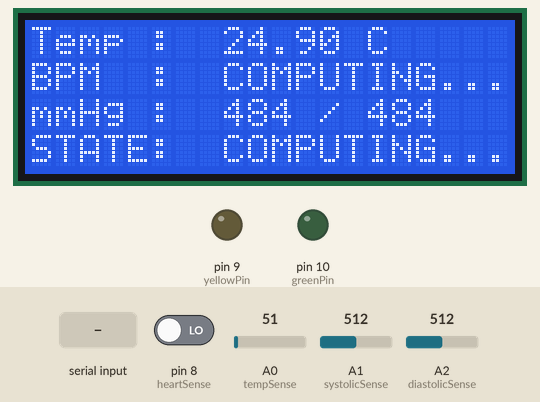
This sketch was run on a simulated Arduino Uno, built with avr-gcc and run on an emulated ATmega328P. Parts: 20×4 character LCD, output pins drawn as LEDs (lit = HIGH). The test bench sets the inputs (shaded band); at power-on: pin 8 (heartSense) LOW, A0 (tempSense) = 51, A1 (systolicSense) = 512, A2 (diastolicSense) = 512. The modem accepts every AT command (registered, SIM ready, sends succeed) and sends nothing else; what the sketch prints to the serial monitor is not drawn.

Above: at 1.2 s.
1.3 s: pin 8 (heartSense) driven HIGH
At 2.7 s:
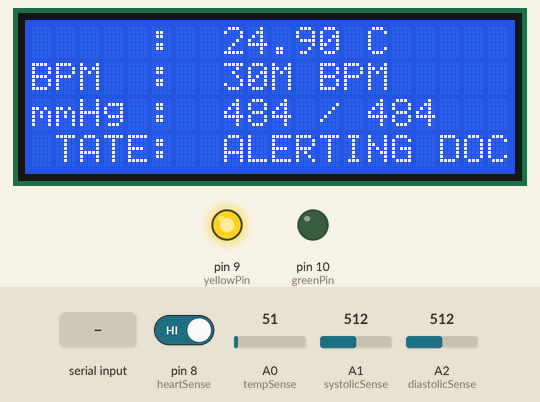
4.3 s: "1" received over Serial
At 7.1 s:
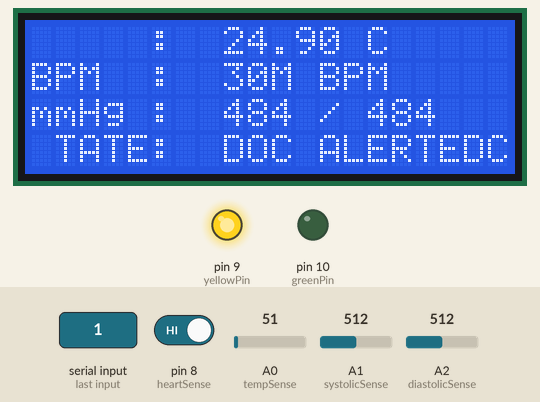
7.3 s: pin 8 (heartSense) driven LOW
At 9.9 s:
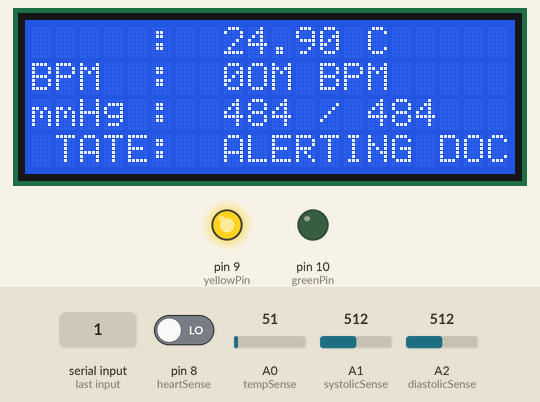
10.3 s: A0 (tempSense) set to 61
At 11.7 s:
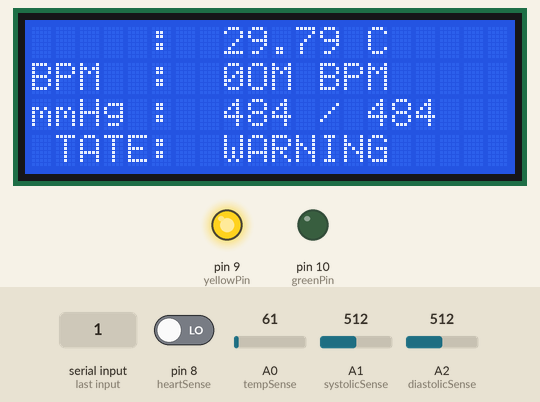
12.7 s: A1 (systolicSense) set to 716
At 13.65 s:
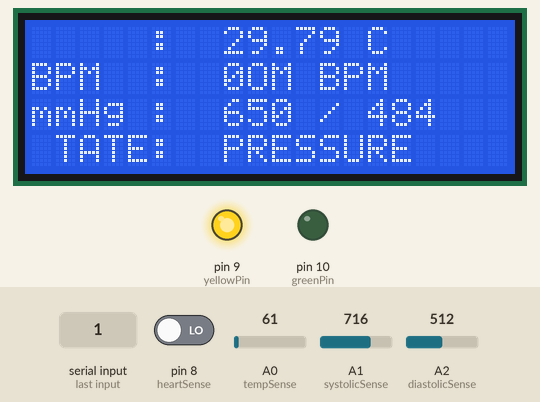
15.1 s: A2 (diastolicSense) set to 716
At 17.8 s:
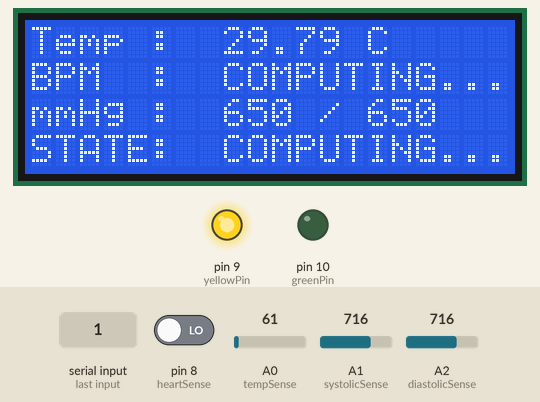
Timing chart, 0 to 18.5 s (numbered marks = the images above; inputs shaded):
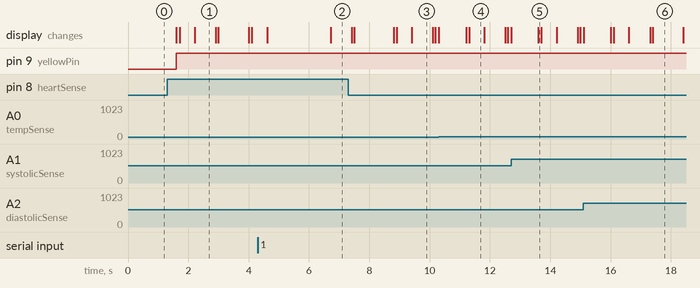

Measured:
- after the input at 1.3 s, the display: first changes after 0.31 s (image 1 shows a later state)
- after the input at 7.3 s, the display: first differs from a run without the input after 1.5 s (image 3 shows a later state)
- what the display in image 1 shows lasts 0.7 s, from 2.2 s to 2.9 s
- what the display in image 4 shows lasts 0.5 s, from 11.3 s to 11.8 s

The sketch:

Health__Arduino_file_.ino
```cpp
#include <Wire.h>
#include <LCD.h>
#include <LiquidCrystal_I2C.h>
#include <LiquidCrystal.h>
#include <TimerOne.h> //An interrupt library. Executes timerlsr() every 1sec
#include <SoftwareSerial.h>

LiquidCrystal lcd(7, 6, 2, 3, 4, 5); //RS, EN, D4, D5, D6, D7
SoftwareSerial GPRS(0,1);//TX, RX

int tempSense = A0;
int systolicSense = A1;
int diastolicSense = A2;
int heartSense = 8;
int greenPin = 10;
int yellowPin = 9;

float temp=0.00;
int mmHg = 0;
float Vo, Vs, errorP, factorT, E;

int timeInSecs = 0;
int hbCount = 0;
int hbCheck = 0;
int hbPerMin = 0;

float getTemp(int tempSensed);
int getPressure(int pressureSensed);
void getState(int systol, int diastol, int bpm, float temp);
void setLEDAndAlarm(int systol, int diastol, int bpm, float temp);

void setup() {
  // put your setup code here, to run once:
  pinMode(tempSense, INPUT);
  pinMode(systolicSense, INPUT);
  pinMode(diastolicSense, INPUT);
  pinMode(heartSense, INPUT);
  pinMode(greenPin, OUTPUT);
  pinMode(yellowPin, OUTPUT);

  Timer1.initialize(800000);
  Timer1.attachInterrupt(everySec);

  //GSM shield initialisation
   GPRS.begin(19200);//GPRS baud rate
   Serial.begin(19200);
  //===========================

   //LCD INITIALISATION
  lcd.begin(20,4);
  lcd.clear();
  lcd.setCursor(5,0);
  lcd.print("HEALTH!!!");

  lcd.clear();
  lcd.setCursor(0,0);
  lcd.print("Temp : ");
  lcd.setCursor(0,1);
  lcd.print("BPM  : ");
  lcd.setCursor(0,2);
  lcd.print("mmHg : ");
  lcd.setCursor(0,3);
  lcd.print("STATE: ");
  //----------------------------------------------------
}

void loop() {
  float tempVal, systolicVal, diastolicVal, theTemp;
  int theSystol, theDiastol;
  tempVal = analogRead(tempSense);
  theTemp = getTemp(tempVal);
  systolicVal = analogRead(systolicSense);
  theSystol = getPressure(systolicVal);
  diastolicVal = analogRead(diastolicSense);
  theDiastol = getPressure(diastolicVal);

  lcd.setCursor(8,0);
  lcd.print(theTemp);
  lcd.setCursor(14,0);
  lcd.print("C");

  lcd.setCursor(8,2);
  lcd.print(theSystol);
  lcd.setCursor(12,2);
  lcd.print("/");
  lcd.setCursor(14,2);
  lcd.print(theDiastol);

  if((digitalRead(heartSense) == HIGH) && (hbCheck == 0)){
    hbCount = hbCount+1;
    hbCheck = 1;
  }else if((digitalRead(heartSense) == LOW) && (hbCheck == 1)){
    hbCheck = 0;
  }

  if(timeInSecs == 2){ //Get for 2 seconds, times 30
    hbPerMin = hbCount * 30;
    lcd.setCursor(8,1);
    lcd.print(hbPerMin);
    lcd.setCursor(11,1);
    lcd.print(" BPM      ");
    getState(theSystol, theDiastol, hbPerMin, theTemp);
    delay(500);
    //Reset
    timeInSecs = 0;
    hbCount = 0;
    hbCheck = 0;
    hbPerMin = 0;
    lcd.clear();

     //LCD RE-INITIALISATION
  lcd.begin(20,4);
  lcd.clear();
  lcd.setCursor(5,0);
  lcd.print("HEALTH!!!");

  lcd.clear();
  lcd.setCursor(0,0);
  lcd.print("Temp : ");
  lcd.setCursor(0,1);
  lcd.print("BPM  : ");
  lcd.setCursor(0,2);
  lcd.print("mmHg : ");
  lcd.setCursor(0,3);
  lcd.print("STATE: ");
  //----------------------------------------------------
  }
  else{
    lcd.setCursor(8,1);
    lcd.print("COMPUTING...");
    lcd.setCursor(8,3);
    lcd.print("COMPUTING...");
  }

}

//Return temperature in Celcius
float getTemp(int tempSensed){
  temp = (5.0 * tempSensed * 100.0) / 1024.0;
  return temp;
}

//Return pressure in KPA
int getPressure(int pressureSensed){
  float pressure = 0.00;
  Vo= (5.0 * pressureSensed) /1024;
  errorP = 1.5;
  factorT= 1;
  Vs= 5;
  E= errorP*factorT*0.009*Vs;
  pressure = (Vo+0.475-E)/0.045;

  //1mmHg = 0.133322387415kPA
  mmHg = pressure /0.133322387415;
  return mmHg;
}

//Advance the time in seconds using interrupts
void everySec(){
  timeInSecs = timeInSecs + 1;
}

//Print the current state of health and other short stories
void getState(int systol, int diastol, int bpm, float temp){
  if((systol>=130 || systol<120) || (diastol>=120 || diastol <110)){
    digitalWrite(greenPin, LOW);
    digitalWrite(yellowPin, HIGH);
    lcd.setCursor(8, 3);
    lcd.print("PRESSURE        ");
    delay(100);
    lcd.setCursor(8, 3);
    lcd.print("WARNING         ");
    delay(500);
    setLEDAndAlarm(systol, diastol, bpm, temp);
  }else if(bpm>=80 || bpm<60){
    digitalWrite(greenPin, LOW);
    digitalWrite(yellowPin, HIGH);
    lcd.setCursor(8, 3);
    lcd.print("BPM              ");
    delay(100);
    lcd.setCursor(8, 3);
    lcd.print("WARNING         ");
    delay(500);
    setLEDAndAlarm(systol, diastol, bpm, temp);
  }else if(temp >= 38 || temp < 36){
    digitalWrite(greenPin, LOW);
    digitalWrite(yellowPin, HIGH);
    lcd.setCursor(8, 3);
    lcd.print("TEMPERATURE     ");
    delay(100);
    lcd.setCursor(8, 3);
    lcd.print("WARNING         ");
    delay(500);
    setLEDAndAlarm(systol, diastol, bpm, temp);
  }else if((systol>=130 && diastol>=120 && bpm>=80 && temp >= 38) || (systol<120 && diastol <110 && bpm<60 && temp < 36)){
    digitalWrite(greenPin, LOW);
    digitalWrite(yellowPin, HIGH);
    lcd.setCursor(8, 3);
    lcd.print("CRITICAL     ");
    delay(100);
    lcd.setCursor(8, 3);
    lcd.print("WARNING         ");
    delay(500);
    setLEDAndAlarm(systol, diastol, bpm, temp);
  }else{
    lcd.setCursor(8,3);
    lcd.print("HEALTHY      ");
    digitalWrite(yellowPin, LOW);
    digitalWrite(greenPin, HIGH);
  }
}

void setLEDAndAlarm(int systol, int diastol, int bpm, float temp){
  lcd.setCursor(8,3);
  lcd.print("ALERTING DOC");
    //Send text to doctor here
  if(Serial.available()){
    GPRS.write(Serial.read());

    GPRS.print("AT+CMGF=1\r");//Command to send SMS in text mode
    Serial.println("AT+CMGF=1\r");
    delay(500);

    GPRS.print("AT+CMGS=\"+254718953619\"\r");//Command to set phone number
    Serial.println("AT+CMGS=\"+254718953619\"\r");
    delay(500);

    GPRS.print("ALERT!!! A patient is showing signs of unhealthiness. Please advise\r");
    GPRS.print("Patient Phone Number \r");
    GPRS.print(" +254725447764 \r");
    GPRS.print("VITALS \r");
    GPRS.print("BPM: \r");
    GPRS.print(bpm);
    GPRS.print("TEMPERATURE: \r");
    GPRS.print(temp);
    GPRS.print("SYSTOL: \r");
    GPRS.print(systol);
    GPRS.print("DIASTOL \r");
    GPRS.print(diastol);
    delay(500);

    GPRS.write(0x1A);//Ctrl+Z to send text
    delay(500);

    lcd.setCursor(8,3);
    lcd.print("DOC ALERTED");
  }
  delay(200);
}
```
